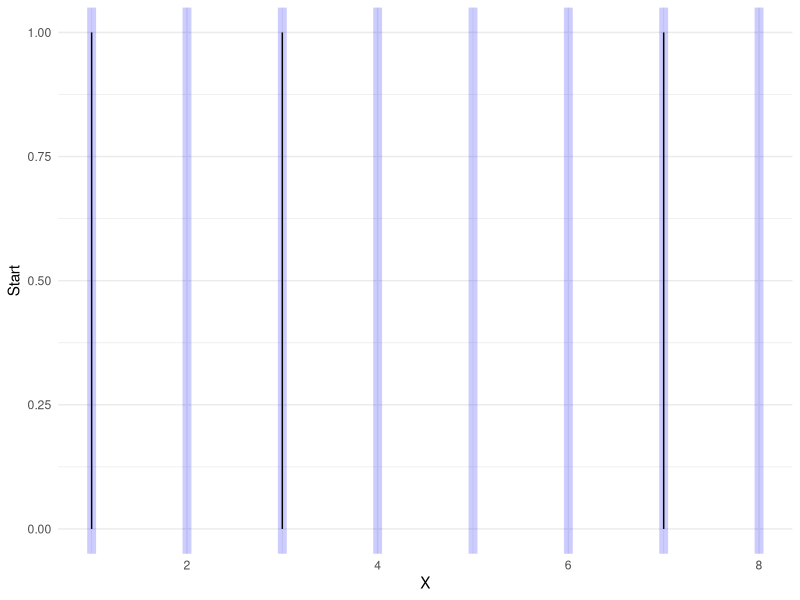
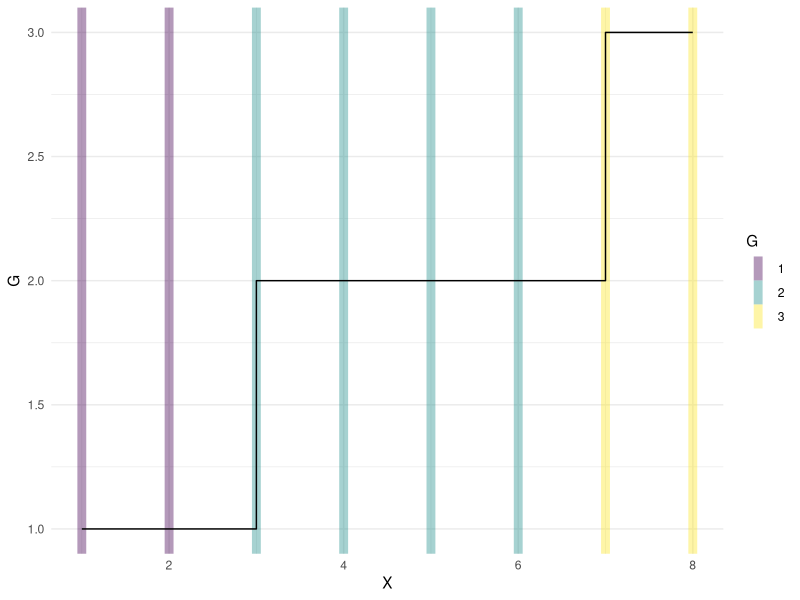
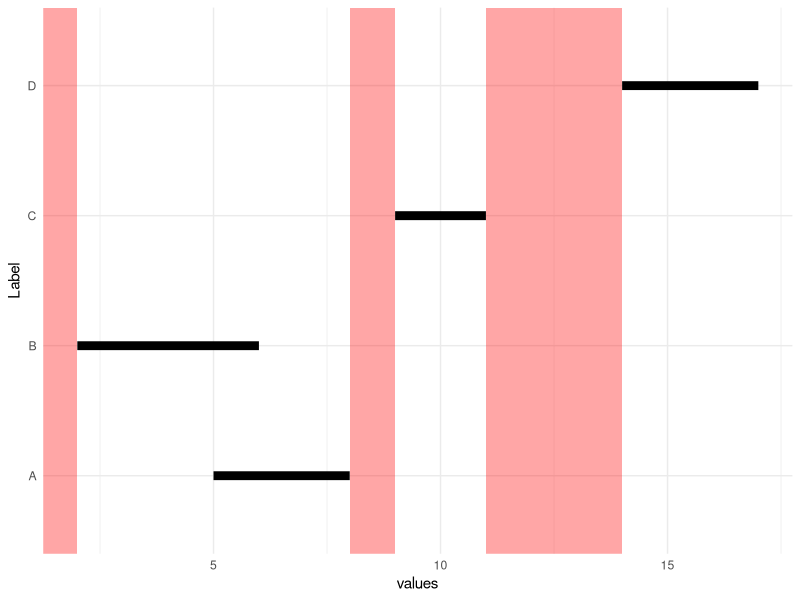
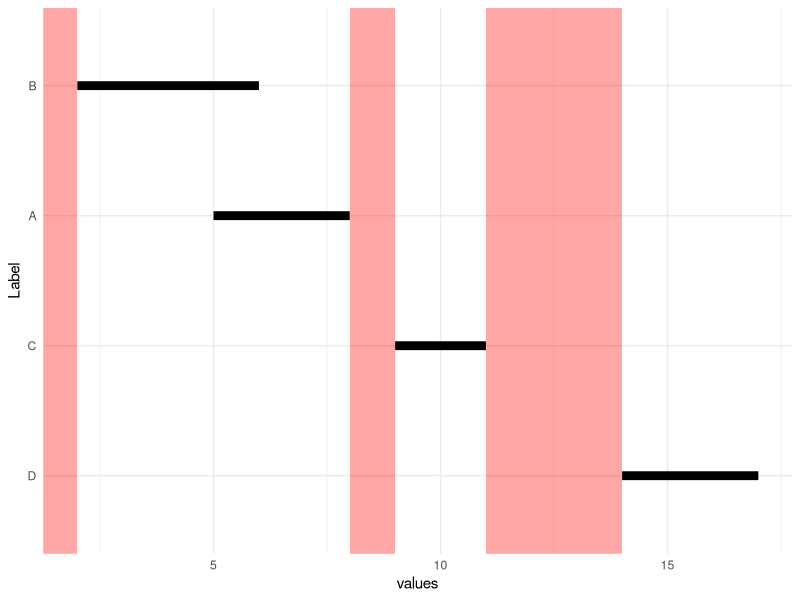
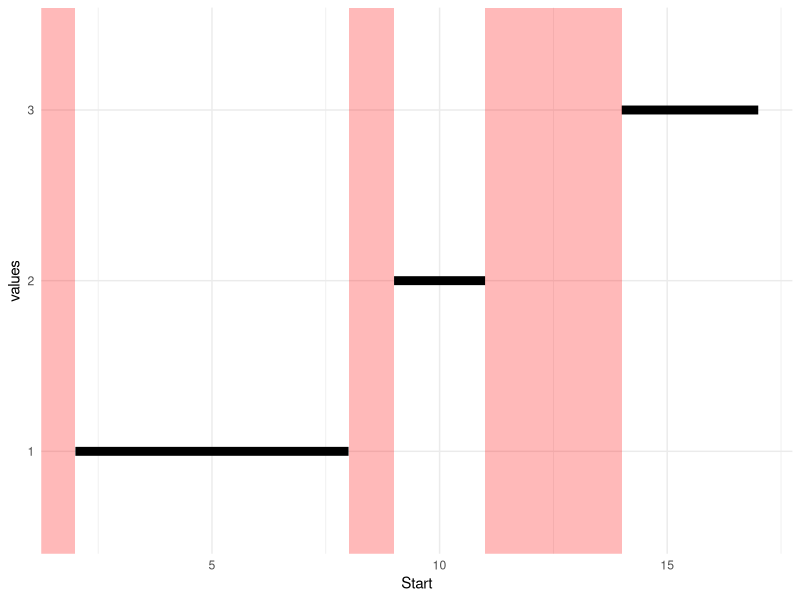

Write R code to recreate these figures, in order.
## ---- chunk 1
suppressPackageStartupMessages({
  library(dplyr)
  library(ggplot2)
  library(kableExtra)
})
theme_set(theme_minimal())
## ---- chunk 2
options( kableExtra.html.bsTable = TRUE )
## ---- chunk 3
dta1 <- read.table( text=
"X  Start
 1  1
 2  0
 3  1
 4  0
 5  0
 6  0
 7  1
 8  0
",header=TRUE,as.is=TRUE)
## ---- chunk 4
(   knitr::kable( dta1 )
%>% kable_styling( bootstrap_options = "striped"
                 , full_width = FALSE
                 , position = "center"
                 )
)
## ---- chunk 5
ggplot(dta1, aes( x = X, y = Start, xend = X ) ) +
  geom_vline( mapping = aes( xintercept = X ), size = 3, colour="blue", alpha = 0.2 ) +
  geom_segment(yend=0)
## ---- chunk 6
dta1_col <- viridisLite::viridis( 3, alpha = 0.4 )
(   dta1
%>% kable( escape = FALSE )
%>% row_spec( row = 1:2, background = dta1_col[ 1 ] )
%>% row_spec( row = 3:6, background = dta1_col[ 2 ] )
%>% row_spec( row = 7:8, background = dta1_col[ 3 ] )
%>% column_spec( 2, width = "0.5in" )
)
## ---- chunk 7
dta1$G <- cumsum( dta1$Start )
## ---- chunk 8
ggplot(dta1, aes(x=X,y=G)) +
  geom_vline(mapping = aes(xintercept=X,colour=factor(G)), size=3, alpha=0.4) +
  geom_step() +
  scale_colour_viridis_d( name = "G" )
## ---- chunk 9
(   dta1
%>% kable( escape = FALSE )
%>% row_spec( row = 1:2, background = dta1_col[ 1 ] )
%>% row_spec( row = 3:6, background = dta1_col[ 2 ] )
%>% row_spec( row = 7:8, background = dta1_col[ 3 ] )
%>% column_spec( 2, width = "0.5in" )
%>% column_spec( 3, width = "0.25in" )
)
## ---- chunk 10
dta2 <- read.table( text=
"Label Start End
A      5     8
B      2     6
C      9     11
D      14    17
",header=TRUE)
## ---- chunk 11
(   knitr::kable( dta2 )
%>% kable_styling( bootstrap_options = "striped"
                 , full_width = FALSE
                 , position = "center"
                 )
)
## ---- chunk 12
ggplot( dta2, aes( x = Label, xend = Label, y = Start, yend = End ) ) +
  geom_segment(size=3) +
  geom_rect( xmin = -Inf, ymin = 8
           , xmax = Inf, ymax = 9
           , fill = "red", alpha = 0.1) +
  geom_rect( xmin = -Inf, ymin = 11
           , xmax = Inf, ymax = 14
           , fill = "red", alpha = 0.1) +
  geom_rect( xmin = -Inf, ymin = -Inf
           , xmax = Inf, ymax = 2
           , fill = "red", alpha = 0.1) +
  coord_flip() +
  scale_x_discrete(limits = rev(levels(dta2$Label))) +
  ylab( "values" )
## ---- chunk 13
dta2b <- (   dta2
         %>% arrange( Start )
         )
## ---- chunk 14
(   knitr::kable( dta2b )
%>% kable_styling( bootstrap_options = "striped"
                 , full_width = FALSE
                 , position = "center"
                 )
)
## ---- chunk 15
dta2b$Label <- factor( as.character( dta2b$Label )
                     , levels = as.character( dta2b$Label )
                     )
(   dta2b
%>% ggplot( aes( x = Label, xend = Label, y = Start, yend = End ) ) ) +
  geom_segment(size=3) +
  geom_rect( xmin = -Inf, ymin = 8
           , xmax = Inf, ymax = 9
           , fill = "red", alpha = 0.1) +
  geom_rect( xmin = -Inf, ymin = 11
           , xmax = Inf, ymax = 14
           , fill = "red", alpha = 0.1) +
  geom_rect( xmin = -Inf, ymin = -Inf
           , xmax = Inf, ymax = 2
           , fill = "red", alpha = 0.1) +
  coord_flip() +
  scale_x_discrete(limits = rev(levels(dta2b$Label))) +
  ylab( "values" )
## ---- chunk 16
(   dta2b
%>% mutate( Start = cell_spec( Start, background = ifelse( seq.int(n()) <= 1, "white", "yellow" ) )
          , End   = cell_spec( End, background = ifelse( seq.int(n()) >= n(), "white", "red" ) )
          )
%>% kable( escape = FALSE )
%>% column_spec( 1:3, width = "0.5in" )
%>% kable_styling( full_width = FALSE )
)
## ---- chunk 17
dta2c <- (   dta2b
         %>% mutate( hole = c( Inf, Start[-1]-End[-n()] ) )
         )
## ---- chunk 18
(   knitr::kable( dta2c )
%>% kable_styling( bootstrap_options = "striped"
                 , full_width = FALSE
                 , position = "center"
                 )
)
## ---- chunk 19
dta2d <- (   dta2c
         %>% mutate( group_start = ( 0 <= hole ) )
         )
## ---- chunk 20
(   knitr::kable( dta2d )
%>% kable_styling( bootstrap_options = "striped"
                 , full_width = FALSE
                 , position = "center"
                 )
)
## ---- chunk 21
dta2e <- (   dta2d
         %>% mutate( group = cumsum( group_start ) )
         )
## ---- chunk 22
(   knitr::kable( dta2e )
%>% kable_styling( bootstrap_options = "striped"
                 , full_width = FALSE
                 , position = "center"
                 )
)
## ---- chunk 23
dta2f <- (   dta2e
         %>% group_by( group )
         %>% summarise( Start = min( Start )
                      , End = max( End )
                      )
         %>% ungroup()
         )
## ---- chunk 24
(   knitr::kable( dta2f )
%>% kable_styling( bootstrap_options = "striped"
                 , full_width = FALSE
                 , position = "center"
                 )
)
## ---- chunk 25
(   dta2f
%>% mutate( group = factor( group ) )
%>% ggplot( aes( x = group, xend = group, y = Start, yend = End ) ) ) +
  geom_segment(size=3) +
  geom_rect( xmin = -Inf, ymin = 8
           , xmax = Inf, ymax = 9
           , fill = "red", alpha = 0.1) +
  geom_rect( xmin = -Inf, ymin = 11
           , xmax = Inf, ymax = 14
           , fill = "red", alpha = 0.1) +
  geom_rect( xmin = -Inf, ymin = -Inf
           , xmax = Inf, ymax = 2
           , fill = "red", alpha = 0.1) +
  coord_flip() +
  scale_x_discrete(limits = rev( levels( dta2f$group ) ) ) +
  xlab( "values" )

## ---- chunk 26
dta2g <- (   dta2
         %>% arrange( Start )
         %>% mutate( hole = c( Inf, Start[-1]-End[-n()] )
                   , group = cumsum( 0 <= hole )
                   )
         %>% group_by( group )
         %>% summarise( Start = min( Start )
                      , End = max( End )
                      )
         %>% ungroup()
         )
## ---- chunk 27
(   knitr::kable( dta2g )
%>% kable_styling( bootstrap_options = "striped"
                 , full_width = FALSE
                 , position = "center"
                 )
)
## ---- chunk 28
library(dplyr)

dta3 <- read.csv(text=
"id|start|end
1|2015-08-01|2015-12-31
1|2016-01-01|2016-12-31
1|2017-01-01|2017-05-08
2|2014-08-12|2014-12-31
2|2015-01-01|2015-07-23
2|2016-01-12|2016-12-31
2|2017-01-01|2017-08-22
",sep="|",as.is=TRUE
,colClasses=c("numeric","Date","Date"))
## ---- chunk 29
dta3a <- (   dta3
         %>% arrange( id, start )
         %>% group_by( id )
         %>% mutate( hole = c( Inf
                             , as.numeric( start[-1]-end[-n()]
                                         , units="days"
                                         )
                             )
                   , gp = cumsum( 1 < hole )
                   )
         %>% ungroup()
         )
## ---- chunk 30
(   knitr::kable( dta3a )
%>% kable_styling( bootstrap_options = "striped"
                 , full_width = FALSE
                 , position = "center"
                 )
)
## ---- chunk 31
dta3b <- (   dta3
         %>% arrange( id, start )
         %>% group_by( id )
         %>% mutate( hole = c( Inf
                             , as.numeric( start[-1]-end[-n()]
                                         , units="days"
                                         )
                             )
                   , gp = cumsum( 1 < hole )
                   )
         %>% ungroup()
         %>% group_by( id, gp )
         %>% summarise( start = min( start )
                      , end = max( end )
                      )
         )
## ---- chunk 32
(   knitr::kable( dta3b )
%>% kable_styling( bootstrap_options = "striped"
                 , full_width = FALSE
                 , position = "center"
                 )
)
## ---- chunk 33
first_day_POSIX <- as.POSIXct( "2020-02-19" )
last_day_POSIX <- as.POSIXct( "2020-02-20" )
mydf <- data.frame(
    data_POSIX = seq( first_day_POSIX, last_day_POSIX, by="10 min" )
  , main_dir = c( "WSW", "WSW", "SW", "SW", "W", "WSW", "WSW", "WSW", "W"
                , "W", "SW", "WSW", "SSW", "S", "SW", "SW", "WSW", "WNW"
                , "W", "WSW", "WSW", "SE", "SE", "SE", "NW", "NNE", "ENE"
                , "SE", "NNW", "NW", "NW", "NW", "NW", "NW", "NW", "NE"
                , "NW", "NW", "NW", "NW", "NW", "N", "WNW", "NW", "NNW"
                , "NNW", "NW", "NW", "NW", "WNW", "ESE", "W", "WSW", "SW"
                , "SW", "SW", "WSW", "SW", "S", "S", "SSW", "SW", "WSW"
                , "WSW", "WSW", "WSW", "WSW", "WSW", "WSW", "SW", "WSW"
                , "WSW", "WSW", "WSW", "SW", "SW", "WSW", "WSW", "WSW"
                , "WSW", "WSW", "SW", "SW", "SW", "SW", "SW", "SW", "SW"
                , "SW", "SW", "WSW", "WSW", "WSW", "WSW", "SW", "SW"
                , "SW", "SW", "WSW", "SW", "SW", "SW", "SW", "SW", "WSW"
                , "SW", "SW", "W", "WSW", "WSW", "SSW", "S", "WNW", "SW"
                , "W", "WSW", "WSW", "SE", "SE", "SE", "NW", "NNE", "ENE"
                , "SE", "NNW", "NW", "NW", "NW", "NW", "NW", "NW", "NE"
                , "NW", "NW", "NW", "NW", "NW", "N", "WNW", "NW", "NNW"
                , "NNW", "NW", "NW", "NW"
                )
  , max_speed = c( 4.60, 4.60, 3.40, 3.10, 4.80, 4.20, 4.10, 4.50, 4.70
                 , 4.30, 2.40, 2.30, 2.20, 2.10, 2.90, 2.80, 1.80, 2.70
                 , 4.30, 3.30, 2.30, 2.30, 3.20, 3.20, 2.90, 2.30, 1.50
                 , 1.80, 2.90, 2.40, 1.80, 2.40, 2.30, 2.60, 1.80, 2.30
                 , 1.90, 2.20, 2.80, 2.40, 1.00, 1.10, 1.60, 2.30, 2.50
                 , 3.30, 3.40, 3.20, 4.50, 3.90, 3.10, 2.40, 6.00, 7.80
                 , 6.30, 7.80, 8.10, 6.10, 7.40, 9.50, 8.90, 9.10, 10.10
                 , 10.50, 11.10, 10.10, 10.90, 11.30, 13.40, 13.50, 12.80
                 , 11.50, 13.10, 13.50, 11.10, 10.50, 8.50, 10.10, 10.70
                 , 13.60, 11.90, 14.90, 10.90, 10.90, 12.80, 12.10, 9.10
                 , 8.30, 8.80, 7.40, 8.40, 10.30, 10.00, 7.00, 8.50, 8.40
                 , 8.60, 6.70, 7.30, 6.20, 5.90, 5.90, 5.10, 5.80, 5.60
                 , 6.50, 6.60, 11.70, 11.30, 8.70, 7.10, 6.90, 4.30
                 , 3.80, 4.30, 3.30, 2.30, 2.30, 3.20, 3.20, 2.90, 2.30
                 , 1.50, 1.80, 2.90, 2.40, 1.80, 2.40, 2.30, 2.60, 1.80
                 , 2.30, 1.90, 2.20, 2.80, 2.40, 1.00, 1.10, 1.60, 2.30
                 , 2.50, 3.30, 3.40, 3.20, 4.50
                 )
)
## ---- chunk 34
mydf$foehn1a <- mydf$main_dir %in% c( "WSW", "SW" )
mydf$foehn1b <- cumsum( !mydf$foehn1a )
## ---- chunk 35
mydf$foehn1c <- ave( rep( 1, nrow( mydf ) )
                   , mydf$foehn1b
                   , FUN=function(v) 10 < length( v )
                   )
## ---- chunk 36
mydf$foehn1d <- 0 < diff( c( 0, mydf$foehn1c ) )
## ---- chunk 37
mydf$foehn1e <- with( mydf
                    , ifelse( foehn1c
                            , cumsum( foehn1d )
                            , 0
                            )
                    )
## ---- chunk 38
(   knitr::kable( mydf )
%>% kable_styling( bootstrap_options = "striped"
                 , full_width = FALSE
                 , position = "center"
                 )
)
## ---- chunk 39
mydf1 <- mydf[ 0 != mydf$foehn1e, c( "data_POSIX", "foehn1e") ]
mydf2 <- do.call( rbind
                , lapply( split( mydf1
                               , mydf1$foehn1e
                               )
                        , function( DF ) {
                            data.frame( foehn1e = DF$foehn1e[ 1 ]
                                      , Start = min( DF$data_POSIX )
                                      , End = max( DF$data_POSIX )
                                      )
                          }
                        )
                )
## ---- chunk 40
(   knitr::kable( mydf2 )
%>% kable_styling( bootstrap_options = "striped"
                 , full_width = FALSE
                 , position = "center"
                 )
)
## ---- chunk 41
mydf3alt <- (   mydf
            %>% mutate( foehn1a = main_dir %in% c( "WSW", "SW" )
                      , foehn1b = cumsum( !foehn1a )
                      )
            %>% group_by( foehn1b )
            %>% mutate( foehn1c = 10 < n() )
            %>% ungroup()
            %>% mutate( foehn1d = 0 < diff( c( 0, foehn1c ) )
                      , foehn1e = ifelse( foehn1c
                                        , cumsum( foehn1d )
                                        , 0
                                        )
                      )
            )
## ---- chunk 42
all( mydf == mydf3alt )
## ---- chunk 43
mydf3alt2 <- (   mydf3alt
             %>% filter( 0 < foehn1e )
             %>% group_by( foehn1e )
             %>% summarise( Start = min( data_POSIX )
                          , End = max( data_POSIX )
                          )
             )
## ---- chunk 44
(   knitr::kable( mydf3alt2 )
%>% kable_styling( bootstrap_options = "striped"
                 , full_width = FALSE
                 , position = "center"
                 )
)
## ---- chunk 45
all( mydf2 == mydf3alt2 )
